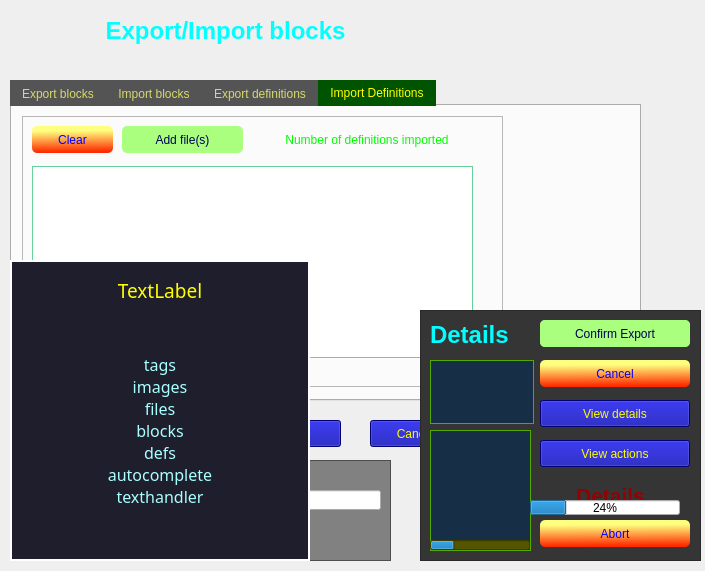
<?xml version="1.0" encoding="UTF-8"?>
<ui version="4.0">
 <class>Dialog</class>
 <widget class="QDialog" name="Dialog">
  <property name="geometry">
   <rect>
    <x>0</x>
    <y>0</y>
    <width>705</width>
    <height>571</height>
   </rect>
  </property>
  <property name="windowTitle">
   <string>Dialog</string>
  </property>
  <widget class="QLabel" name="lbl_title">
   <property name="geometry">
    <rect>
     <x>0</x>
     <y>10</y>
     <width>451</width>
     <height>41</height>
    </rect>
   </property>
   <property name="font">
    <font>
     <pointsize>18</pointsize>
     <weight>75</weight>
     <bold>true</bold>
    </font>
   </property>
   <property name="styleSheet">
    <string notr="true">QLabel {color: rgb(0, 255, 255); border: 0px;}</string>
   </property>
   <property name="text">
    <string>Export/Import blocks</string>
   </property>
   <property name="alignment">
    <set>Qt::AlignCenter</set>
   </property>
  </widget>
  <widget class="QTabWidget" name="tab_action">
   <property name="geometry">
    <rect>
     <x>10</x>
     <y>80</y>
     <width>631</width>
     <height>321</height>
    </rect>
   </property>
   <property name="styleSheet">
    <string notr="true">QTabBar::tab {color: #d8d86c; background-color:  rgb(84, 84, 84);}
QTabBar::tab:selected {color: #ffff00; background-color: rgb(0, 84, 0);}
QTabBar::tab:hover {background-color: rgb(127, 127, 127);}</string>
   </property>
   <property name="currentIndex">
    <number>3</number>
   </property>
   <property name="tabBarAutoHide">
    <bool>false</bool>
   </property>
   <widget class="QWidget" name="tab_item_export_block">
    <attribute name="icon">
     <iconset>
      <normaloff>../images/export.png</normaloff>../images/export.png</iconset>
    </attribute>
    <attribute name="title">
     <string>Export blocks</string>
    </attribute>
    <widget class="QFrame" name="frm_export_block">
     <property name="geometry">
      <rect>
       <x>10</x>
       <y>10</y>
       <width>481</width>
       <height>271</height>
      </rect>
     </property>
     <property name="styleSheet">
      <string notr="true"/>
     </property>
     <property name="frameShape">
      <enum>QFrame::StyledPanel</enum>
     </property>
     <property name="frameShadow">
      <enum>QFrame::Raised</enum>
     </property>
     <widget class="QPushButton" name="btn_export_block_paste">
      <property name="geometry">
       <rect>
        <x>100</x>
        <y>10</y>
        <width>121</width>
        <height>27</height>
       </rect>
      </property>
      <property name="styleSheet">
       <string notr="true">QPushButton {color: rgb(0, 0, 83); background-color: rgb(170, 255, 127); border-radius: 5px;}
QPushButton:hover {background-color: qlineargradient(spread:pad, x1:0, y1:0.00568182, x2:0.98, y2:0.982955, stop:0 rgb(0, 67, 0), stop:1 rgb(0, 161, 0)); color: rgb(255, 255, 0)}
QPushButton:disabled {background-color: rgb(162, 162, 162);}
</string>
      </property>
      <property name="text">
       <string>Paste</string>
      </property>
      <property name="autoDefault">
       <bool>false</bool>
      </property>
     </widget>
     <widget class="QLabel" name="lbl_export_block_info">
      <property name="geometry">
       <rect>
        <x>230</x>
        <y>10</y>
        <width>230</width>
        <height>27</height>
       </rect>
      </property>
      <property name="styleSheet">
       <string notr="true">QLabel {color: rgb(0, 255, 0);}</string>
      </property>
      <property name="text">
       <string>Number of definitions imported</string>
      </property>
      <property name="alignment">
       <set>Qt::AlignCenter</set>
      </property>
     </widget>
     <widget class="QListWidget" name="lst_export_block">
      <property name="geometry">
       <rect>
        <x>10</x>
        <y>50</y>
        <width>441</width>
        <height>192</height>
       </rect>
      </property>
      <property name="styleSheet">
       <string notr="true">QListWidget {border: 1px solid #68d19b;}</string>
      </property>
      <property name="verticalScrollMode">
       <enum>QAbstractItemView::ScrollPerPixel</enum>
      </property>
      <property name="movement">
       <enum>QListView::Static</enum>
      </property>
     </widget>
     <widget class="QPushButton" name="btn_export_block_clear">
      <property name="geometry">
       <rect>
        <x>10</x>
        <y>10</y>
        <width>81</width>
        <height>27</height>
       </rect>
      </property>
      <property name="styleSheet">
       <string notr="true">QPushButton {color: #0000ff; background-color:qlineargradient(spread:pad, x1:0.502, y1:0.144, x2:0.532, y2:1, stop:0.0338983 rgba(255, 255, 127, 255), stop:0.943182 rgba(255, 43, 0, 255)); border-radius: 5px;}
QPushButton:hover {background-color: qlineargradient(spread:pad, x1:0, y1:0.00568182, x2:0.98, y2:0.982955, stop:0 #ffff00, stop:1 #ff0000); color: #0000ff;}
QPushButton:disabled {color: rgb(220, 220, 220); background-color: rgb(145, 145, 145);}</string>
      </property>
      <property name="text">
       <string>Clear</string>
      </property>
      <property name="autoDefault">
       <bool>false</bool>
      </property>
     </widget>
    </widget>
   </widget>
   <widget class="QWidget" name="tab_item_import_block">
    <attribute name="icon">
     <iconset>
      <normaloff>../images/import.png</normaloff>../images/import.png</iconset>
    </attribute>
    <attribute name="title">
     <string>Import blocks</string>
    </attribute>
    <widget class="QFrame" name="frm_import_block">
     <property name="geometry">
      <rect>
       <x>10</x>
       <y>10</y>
       <width>481</width>
       <height>271</height>
      </rect>
     </property>
     <property name="frameShape">
      <enum>QFrame::StyledPanel</enum>
     </property>
     <property name="frameShadow">
      <enum>QFrame::Raised</enum>
     </property>
     <widget class="QPushButton" name="btn_import_block_add_file">
      <property name="geometry">
       <rect>
        <x>100</x>
        <y>10</y>
        <width>121</width>
        <height>27</height>
       </rect>
      </property>
      <property name="styleSheet">
       <string notr="true">QPushButton {color: rgb(0, 0, 83); background-color: rgb(170, 255, 127); border-radius: 5px;}
QPushButton:hover {background-color: qlineargradient(spread:pad, x1:0, y1:0.00568182, x2:0.98, y2:0.982955, stop:0 rgb(0, 67, 0), stop:1 rgb(0, 161, 0)); color: rgb(255, 255, 0)}
QPushButton:disabled {background-color: rgb(162, 162, 162);}
</string>
      </property>
      <property name="text">
       <string>Add file(s)</string>
      </property>
      <property name="autoDefault">
       <bool>false</bool>
      </property>
     </widget>
     <widget class="QLabel" name="lbl_import_block_info">
      <property name="geometry">
       <rect>
        <x>230</x>
        <y>10</y>
        <width>230</width>
        <height>27</height>
       </rect>
      </property>
      <property name="styleSheet">
       <string notr="true">QLabel {color: rgb(0, 255, 0);}</string>
      </property>
      <property name="text">
       <string>Number of definitions imported</string>
      </property>
      <property name="alignment">
       <set>Qt::AlignCenter</set>
      </property>
     </widget>
     <widget class="QListWidget" name="lst_import_block">
      <property name="geometry">
       <rect>
        <x>10</x>
        <y>50</y>
        <width>441</width>
        <height>192</height>
       </rect>
      </property>
      <property name="styleSheet">
       <string notr="true">QListWidget {border: 1px solid #68d19b;}</string>
      </property>
      <property name="verticalScrollMode">
       <enum>QAbstractItemView::ScrollPerPixel</enum>
      </property>
     </widget>
     <widget class="QPushButton" name="btn_import_block_clear">
      <property name="geometry">
       <rect>
        <x>10</x>
        <y>10</y>
        <width>81</width>
        <height>27</height>
       </rect>
      </property>
      <property name="styleSheet">
       <string notr="true">QPushButton {color: #0000ff; background-color:qlineargradient(spread:pad, x1:0.502, y1:0.144, x2:0.532, y2:1, stop:0.0338983 rgba(255, 255, 127, 255), stop:0.943182 rgba(255, 43, 0, 255)); border-radius: 5px;}
QPushButton:hover {background-color: qlineargradient(spread:pad, x1:0, y1:0.00568182, x2:0.98, y2:0.982955, stop:0 #ffff00, stop:1 #ff0000); color: #0000ff;}
QPushButton:disabled {color: rgb(220, 220, 220); background-color: rgb(145, 145, 145);}</string>
      </property>
      <property name="text">
       <string>Clear</string>
      </property>
      <property name="autoDefault">
       <bool>false</bool>
      </property>
     </widget>
    </widget>
   </widget>
   <widget class="QWidget" name="tab_item_export_def">
    <attribute name="icon">
     <iconset>
      <normaloff>../images/export.png</normaloff>../images/export.png</iconset>
    </attribute>
    <attribute name="title">
     <string>Export definitions</string>
    </attribute>
    <widget class="QFrame" name="frm_export_def">
     <property name="geometry">
      <rect>
       <x>10</x>
       <y>10</y>
       <width>481</width>
       <height>271</height>
      </rect>
     </property>
     <property name="frameShape">
      <enum>QFrame::StyledPanel</enum>
     </property>
     <property name="frameShadow">
      <enum>QFrame::Raised</enum>
     </property>
     <widget class="QPushButton" name="btn_export_def_paste">
      <property name="geometry">
       <rect>
        <x>100</x>
        <y>10</y>
        <width>121</width>
        <height>27</height>
       </rect>
      </property>
      <property name="styleSheet">
       <string notr="true">QPushButton {color: rgb(0, 0, 83); background-color: rgb(170, 255, 127); border-radius: 5px;}
QPushButton:hover {background-color: qlineargradient(spread:pad, x1:0, y1:0.00568182, x2:0.98, y2:0.982955, stop:0 rgb(0, 67, 0), stop:1 rgb(0, 161, 0)); color: rgb(255, 255, 0)}
QPushButton:disabled {background-color: rgb(162, 162, 162);}
</string>
      </property>
      <property name="text">
       <string>Paste</string>
      </property>
      <property name="autoDefault">
       <bool>false</bool>
      </property>
     </widget>
     <widget class="QLabel" name="lbl_export_def_info">
      <property name="geometry">
       <rect>
        <x>230</x>
        <y>10</y>
        <width>230</width>
        <height>27</height>
       </rect>
      </property>
      <property name="styleSheet">
       <string notr="true">QLabel {color: rgb(0, 255, 0);}</string>
      </property>
      <property name="text">
       <string>Number of definitions imported</string>
      </property>
      <property name="alignment">
       <set>Qt::AlignCenter</set>
      </property>
     </widget>
     <widget class="QListWidget" name="lst_export_def">
      <property name="geometry">
       <rect>
        <x>10</x>
        <y>50</y>
        <width>441</width>
        <height>192</height>
       </rect>
      </property>
      <property name="styleSheet">
       <string notr="true">QListWidget {border: 1px solid #68d19b;}</string>
      </property>
      <property name="verticalScrollMode">
       <enum>QAbstractItemView::ScrollPerPixel</enum>
      </property>
     </widget>
     <widget class="QPushButton" name="btn_export_def_clear">
      <property name="geometry">
       <rect>
        <x>10</x>
        <y>10</y>
        <width>81</width>
        <height>27</height>
       </rect>
      </property>
      <property name="styleSheet">
       <string notr="true">QPushButton {color: #0000ff; background-color:qlineargradient(spread:pad, x1:0.502, y1:0.144, x2:0.532, y2:1, stop:0.0338983 rgba(255, 255, 127, 255), stop:0.943182 rgba(255, 43, 0, 255)); border-radius: 5px;}
QPushButton:hover {background-color: qlineargradient(spread:pad, x1:0, y1:0.00568182, x2:0.98, y2:0.982955, stop:0 #ffff00, stop:1 #ff0000); color: #0000ff;}
QPushButton:disabled {color: rgb(220, 220, 220); background-color: rgb(145, 145, 145);}</string>
      </property>
      <property name="text">
       <string>Clear</string>
      </property>
      <property name="autoDefault">
       <bool>false</bool>
      </property>
     </widget>
    </widget>
   </widget>
   <widget class="QWidget" name="tab_item_import_def">
    <attribute name="icon">
     <iconset>
      <normaloff>../images/import.png</normaloff>../images/import.png</iconset>
    </attribute>
    <attribute name="title">
     <string>Import Definitions</string>
    </attribute>
    <widget class="QFrame" name="frm_import_def">
     <property name="geometry">
      <rect>
       <x>10</x>
       <y>10</y>
       <width>481</width>
       <height>271</height>
      </rect>
     </property>
     <property name="frameShape">
      <enum>QFrame::StyledPanel</enum>
     </property>
     <property name="frameShadow">
      <enum>QFrame::Raised</enum>
     </property>
     <widget class="QPushButton" name="btn_import_def_add_file">
      <property name="geometry">
       <rect>
        <x>100</x>
        <y>10</y>
        <width>121</width>
        <height>27</height>
       </rect>
      </property>
      <property name="styleSheet">
       <string notr="true">QPushButton {color: rgb(0, 0, 83); background-color: rgb(170, 255, 127); border-radius: 5px;}
QPushButton:hover {background-color: qlineargradient(spread:pad, x1:0, y1:0.00568182, x2:0.98, y2:0.982955, stop:0 rgb(0, 67, 0), stop:1 rgb(0, 161, 0)); color: rgb(255, 255, 0)}
QPushButton:disabled {background-color: rgb(162, 162, 162);}
</string>
      </property>
      <property name="text">
       <string>Add file(s)</string>
      </property>
      <property name="autoDefault">
       <bool>false</bool>
      </property>
     </widget>
     <widget class="QLabel" name="lbl_import_def_info">
      <property name="geometry">
       <rect>
        <x>230</x>
        <y>10</y>
        <width>230</width>
        <height>27</height>
       </rect>
      </property>
      <property name="styleSheet">
       <string notr="true">QLabel {color: rgb(0, 255, 0);}</string>
      </property>
      <property name="text">
       <string>Number of definitions imported</string>
      </property>
      <property name="alignment">
       <set>Qt::AlignCenter</set>
      </property>
     </widget>
     <widget class="QListWidget" name="lst_import_def">
      <property name="geometry">
       <rect>
        <x>10</x>
        <y>50</y>
        <width>441</width>
        <height>192</height>
       </rect>
      </property>
      <property name="styleSheet">
       <string notr="true">QListWidget {border: 1px solid #68d19b;}</string>
      </property>
      <property name="verticalScrollMode">
       <enum>QAbstractItemView::ScrollPerPixel</enum>
      </property>
     </widget>
     <widget class="QPushButton" name="btn_import_def_clear">
      <property name="geometry">
       <rect>
        <x>10</x>
        <y>10</y>
        <width>81</width>
        <height>27</height>
       </rect>
      </property>
      <property name="styleSheet">
       <string notr="true">QPushButton {color: #0000ff; background-color:qlineargradient(spread:pad, x1:0.502, y1:0.144, x2:0.532, y2:1, stop:0.0338983 rgba(255, 255, 127, 255), stop:0.943182 rgba(255, 43, 0, 255)); border-radius: 5px;}
QPushButton:hover {background-color: qlineargradient(spread:pad, x1:0, y1:0.00568182, x2:0.98, y2:0.982955, stop:0 #ffff00, stop:1 #ff0000); color: #0000ff;}
QPushButton:disabled {color: rgb(220, 220, 220); background-color: rgb(145, 145, 145);}</string>
      </property>
      <property name="text">
       <string>Clear</string>
      </property>
      <property name="autoDefault">
       <bool>false</bool>
      </property>
     </widget>
    </widget>
   </widget>
  </widget>
  <widget class="QPushButton" name="btn_cancel">
   <property name="geometry">
    <rect>
     <x>370</x>
     <y>420</y>
     <width>91</width>
     <height>27</height>
    </rect>
   </property>
   <property name="styleSheet">
    <string notr="true">QPushButton {color: rgb(255, 255, 0); background-color: rgb(0, 0, 163)} QPushButton:hover {background-color: qlineargradient(spread:pad, x1:0, y1:0.00568182, x2:0.98, y2:0.982955, stop:0 rgb(38, 19, 255), stop:1 rgb(150, 207, 207));}</string>
   </property>
   <property name="text">
    <string>Cancel</string>
   </property>
   <property name="autoDefault">
    <bool>false</bool>
   </property>
  </widget>
  <widget class="QPushButton" name="btn_exec">
   <property name="geometry">
    <rect>
     <x>130</x>
     <y>420</y>
     <width>211</width>
     <height>27</height>
    </rect>
   </property>
   <property name="styleSheet">
    <string notr="true">QPushButton {color: rgb(255, 255, 0); background-color: rgb(0, 0, 163)} QPushButton:hover {background-color: qlineargradient(spread:pad, x1:0, y1:0.00568182, x2:0.98, y2:0.982955, stop:0 rgb(38, 19, 255), stop:1 rgb(150, 207, 207));}</string>
   </property>
   <property name="text">
    <string>Export block</string>
   </property>
   <property name="autoDefault">
    <bool>false</bool>
   </property>
  </widget>
  <widget class="QFrame" name="frm_working">
   <property name="geometry">
    <rect>
     <x>80</x>
     <y>460</y>
     <width>311</width>
     <height>101</height>
    </rect>
   </property>
   <property name="styleSheet">
    <string notr="true">QFrame {background-color: rgba(53, 53, 53, 150);}</string>
   </property>
   <property name="frameShape">
    <enum>QFrame::StyledPanel</enum>
   </property>
   <property name="frameShadow">
    <enum>QFrame::Raised</enum>
   </property>
   <widget class="QLabel" name="lbl_working_title">
    <property name="geometry">
     <rect>
      <x>100</x>
      <y>10</y>
      <width>141</width>
      <height>30</height>
     </rect>
    </property>
    <property name="font">
     <font>
      <pointsize>16</pointsize>
     </font>
    </property>
    <property name="styleSheet">
     <string notr="true">QLabel {color: rgb(255, 255, 0); background-color: transparent;}</string>
    </property>
    <property name="text">
     <string>Please wait..</string>
    </property>
    <property name="alignment">
     <set>Qt::AlignCenter</set>
    </property>
   </widget>
   <widget class="QProgressBar" name="prg_working">
    <property name="geometry">
     <rect>
      <x>80</x>
      <y>30</y>
      <width>221</width>
      <height>20</height>
     </rect>
    </property>
    <property name="value">
     <number>24</number>
    </property>
   </widget>
   <widget class="QPushButton" name="btn_working_abort">
    <property name="geometry">
     <rect>
      <x>70</x>
      <y>70</y>
      <width>150</width>
      <height>30</height>
     </rect>
    </property>
    <property name="styleSheet">
     <string notr="true">QPushButton {color: #0000ff; background-color:qlineargradient(spread:pad, x1:0.502, y1:0.144, x2:0.532, y2:1, stop:0.0338983 rgba(255, 255, 127, 255), stop:0.943182 rgba(255, 43, 0, 255)); border-radius: 5px;}
QPushButton:hover {background-color: qlineargradient(spread:pad, x1:0, y1:0.00568182, x2:0.98, y2:0.982955, stop:0 #ffff00, stop:1 #ff0000); color: #0000ff;}
QPushButton:disabled {color: rgb(220, 220, 220); background-color: rgb(145, 145, 145);}</string>
    </property>
    <property name="text">
     <string>Abort</string>
    </property>
    <property name="autoDefault">
     <bool>false</bool>
    </property>
   </widget>
  </widget>
  <widget class="QFrame" name="frm_execute">
   <property name="geometry">
    <rect>
     <x>420</x>
     <y>310</y>
     <width>281</width>
     <height>251</height>
    </rect>
   </property>
   <property name="styleSheet">
    <string notr="true">QFrame {background-color: rgb(53, 53, 53);}</string>
   </property>
   <property name="frameShape">
    <enum>QFrame::StyledPanel</enum>
   </property>
   <property name="frameShadow">
    <enum>QFrame::Raised</enum>
   </property>
   <widget class="QTextEdit" name="txt_execute">
    <property name="geometry">
     <rect>
      <x>10</x>
      <y>50</y>
      <width>104</width>
      <height>64</height>
     </rect>
    </property>
    <property name="styleSheet">
     <string notr="true">QTextEdit {color: #ffff00; background-color: #172f46; border: 1px solid #55aa00;}</string>
    </property>
    <property name="lineWrapMode">
     <enum>QTextEdit::NoWrap</enum>
    </property>
   </widget>
   <widget class="QPushButton" name="btn_execute_cancel">
    <property name="geometry">
     <rect>
      <x>120</x>
      <y>50</y>
      <width>150</width>
      <height>27</height>
     </rect>
    </property>
    <property name="styleSheet">
     <string notr="true">QPushButton {color: #0000ff; background-color:qlineargradient(spread:pad, x1:0.502, y1:0.144, x2:0.532, y2:1, stop:0.0338983 rgba(255, 255, 127, 255), stop:0.943182 rgba(255, 43, 0, 255)); border-radius: 5px;}
QPushButton:hover {background-color: qlineargradient(spread:pad, x1:0, y1:0.00568182, x2:0.98, y2:0.982955, stop:0 #ffff00, stop:1 #ff0000); color: #0000ff;}
QPushButton:disabled {color: rgb(220, 220, 220); background-color: rgb(145, 145, 145);}</string>
    </property>
    <property name="text">
     <string>Cancel</string>
    </property>
    <property name="autoDefault">
     <bool>false</bool>
    </property>
   </widget>
   <widget class="QPushButton" name="btn_execute_abort">
    <property name="geometry">
     <rect>
      <x>120</x>
      <y>210</y>
      <width>150</width>
      <height>27</height>
     </rect>
    </property>
    <property name="styleSheet">
     <string notr="true">QPushButton {color: #0000ff; background-color:qlineargradient(spread:pad, x1:0.502, y1:0.144, x2:0.532, y2:1, stop:0.0338983 rgba(255, 255, 127, 255), stop:0.943182 rgba(255, 43, 0, 255)); border-radius: 5px;}
QPushButton:hover {background-color: qlineargradient(spread:pad, x1:0, y1:0.00568182, x2:0.98, y2:0.982955, stop:0 #ffff00, stop:1 #ff0000); color: #0000ff;}
QPushButton:disabled {color: rgb(220, 220, 220); background-color: rgb(145, 145, 145);}</string>
    </property>
    <property name="text">
     <string>Abort</string>
    </property>
    <property name="autoDefault">
     <bool>false</bool>
    </property>
   </widget>
   <widget class="QPushButton" name="btn_execute_confirm">
    <property name="geometry">
     <rect>
      <x>120</x>
      <y>10</y>
      <width>150</width>
      <height>27</height>
     </rect>
    </property>
    <property name="styleSheet">
     <string notr="true">QPushButton {color: rgb(0, 0, 83); background-color: rgb(170, 255, 127); border-radius: 5px;}
QPushButton:hover {background-color: qlineargradient(spread:pad, x1:0, y1:0.00568182, x2:0.98, y2:0.982955, stop:0 rgb(0, 67, 0), stop:1 rgb(0, 161, 0)); color: rgb(255, 255, 0)}
QPushButton:disabled {background-color: rgb(162, 162, 162);}
</string>
    </property>
    <property name="text">
     <string>Confirm Export</string>
    </property>
    <property name="autoDefault">
     <bool>false</bool>
    </property>
   </widget>
   <widget class="QPushButton" name="btn_execute_details">
    <property name="geometry">
     <rect>
      <x>120</x>
      <y>90</y>
      <width>150</width>
      <height>27</height>
     </rect>
    </property>
    <property name="styleSheet">
     <string notr="true">QPushButton {color: rgb(255, 255, 0); background-color: rgb(0, 0, 163)} QPushButton:hover {background-color: qlineargradient(spread:pad, x1:0, y1:0.00568182, x2:0.98, y2:0.982955, stop:0 rgb(38, 19, 255), stop:1 rgb(150, 207, 207));} QPushButton:disabled {background-color: rgb(162, 162, 162);}</string>
    </property>
    <property name="text">
     <string>View details</string>
    </property>
    <property name="autoDefault">
     <bool>false</bool>
    </property>
   </widget>
   <widget class="QPushButton" name="btn_execute_actions">
    <property name="geometry">
     <rect>
      <x>120</x>
      <y>130</y>
      <width>150</width>
      <height>27</height>
     </rect>
    </property>
    <property name="styleSheet">
     <string notr="true">QPushButton {color: rgb(255, 255, 0); background-color: rgb(0, 0, 163)} QPushButton:hover {background-color: qlineargradient(spread:pad, x1:0, y1:0.00568182, x2:0.98, y2:0.982955, stop:0 rgb(38, 19, 255), stop:1 rgb(150, 207, 207));} QPushButton:disabled {background-color: rgb(162, 162, 162);}</string>
    </property>
    <property name="text">
     <string>View actions</string>
    </property>
    <property name="autoDefault">
     <bool>false</bool>
    </property>
   </widget>
   <widget class="QLabel" name="lbl_execute_title">
    <property name="geometry">
     <rect>
      <x>10</x>
      <y>10</y>
      <width>101</width>
      <height>30</height>
     </rect>
    </property>
    <property name="font">
     <font>
      <pointsize>18</pointsize>
      <weight>75</weight>
      <bold>true</bold>
     </font>
    </property>
    <property name="styleSheet">
     <string notr="true">QLabel {color: rgb(0, 255, 255); background-color: transparent; border: 0px;}</string>
    </property>
    <property name="text">
     <string>Details</string>
    </property>
   </widget>
   <widget class="QListWidget" name="lst_execute">
    <property name="geometry">
     <rect>
      <x>10</x>
      <y>120</y>
      <width>101</width>
      <height>121</height>
     </rect>
    </property>
    <property name="styleSheet">
     <string notr="true">QListWidget {color: #ffff00; background-color: #172f46; border: 1px solid #55aa00;}</string>
    </property>
   </widget>
   <widget class="QLabel" name="lbl_execute_info">
    <property name="geometry">
     <rect>
      <x>120</x>
      <y>170</y>
      <width>141</width>
      <height>30</height>
     </rect>
    </property>
    <property name="font">
     <font>
      <pointsize>16</pointsize>
      <weight>75</weight>
      <bold>true</bold>
     </font>
    </property>
    <property name="styleSheet">
     <string notr="true">QLabel {color: #960000; background-color: transparent; border: 0px;}</string>
    </property>
    <property name="text">
     <string>Details</string>
    </property>
    <property name="alignment">
     <set>Qt::AlignCenter</set>
    </property>
    <property name="wordWrap">
     <bool>true</bool>
    </property>
   </widget>
   <widget class="QPushButton" name="btn_execute_done">
    <property name="geometry">
     <rect>
      <x>120</x>
      <y>10</y>
      <width>150</width>
      <height>27</height>
     </rect>
    </property>
    <property name="styleSheet">
     <string notr="true">QPushButton {color: rgb(0, 0, 83); background-color: rgb(170, 255, 127); border-radius: 5px;}
QPushButton:hover {background-color: qlineargradient(spread:pad, x1:0, y1:0.00568182, x2:0.98, y2:0.982955, stop:0 rgb(0, 67, 0), stop:1 rgb(0, 161, 0)); color: rgb(255, 255, 0)}
QPushButton:disabled {background-color: rgb(162, 162, 162);}
</string>
    </property>
    <property name="text">
     <string>Confirm Export</string>
    </property>
    <property name="autoDefault">
     <bool>false</bool>
    </property>
   </widget>
   <widget class="QProgressBar" name="prg_import_export">
    <property name="geometry">
     <rect>
      <x>110</x>
      <y>190</y>
      <width>150</width>
      <height>15</height>
     </rect>
    </property>
    <property name="value">
     <number>24</number>
    </property>
   </widget>
   <widget class="QProgressBar" name="prg_find_match">
    <property name="geometry">
     <rect>
      <x>10</x>
      <y>230</y>
      <width>100</width>
      <height>10</height>
     </rect>
    </property>
    <property name="styleSheet">
     <string notr="true">QProgressBar {color: #55ff00; background-color: #555500;}</string>
    </property>
    <property name="value">
     <number>24</number>
    </property>
    <property name="textVisible">
     <bool>false</bool>
    </property>
   </widget>
  </widget>
  <widget class="QFrame" name="frm_updating">
   <property name="geometry">
    <rect>
     <x>10</x>
     <y>260</y>
     <width>300</width>
     <height>301</height>
    </rect>
   </property>
   <property name="styleSheet">
    <string notr="true">QFrame {background-color: rgb(30, 30, 45); border: 2px solid #ffffff;}</string>
   </property>
   <property name="frameShape">
    <enum>QFrame::StyledPanel</enum>
   </property>
   <property name="frameShadow">
    <enum>QFrame::Raised</enum>
   </property>
   <widget class="QLabel" name="lbl_updating_title">
    <property name="geometry">
     <rect>
      <x>10</x>
      <y>10</y>
      <width>280</width>
      <height>41</height>
     </rect>
    </property>
    <property name="font">
     <font>
      <family>Berlin Sans FB</family>
      <pointsize>14</pointsize>
     </font>
    </property>
    <property name="styleSheet">
     <string notr="true">QLabel {background-color: transparent; color: rgb(255, 255, 0); border: 0px;}
</string>
    </property>
    <property name="text">
     <string>TextLabel</string>
    </property>
    <property name="alignment">
     <set>Qt::AlignCenter</set>
    </property>
   </widget>
   <widget class="QLabel" name="lbl_updating_content">
    <property name="geometry">
     <rect>
      <x>10</x>
      <y>60</y>
      <width>280</width>
      <height>220</height>
     </rect>
    </property>
    <property name="font">
     <font>
      <family>Sans Serif</family>
      <pointsize>12</pointsize>
     </font>
    </property>
    <property name="styleSheet">
     <string notr="true">QLabel {background-color: transparent; color: #aaffff; border: 0px;}</string>
    </property>
    <property name="text">
     <string>tags
images
files
blocks
defs
autocomplete
texthandler</string>
    </property>
    <property name="alignment">
     <set>Qt::AlignCenter</set>
    </property>
   </widget>
  </widget>
 </widget>
 <resources/>
 <connections/>
</ui>
